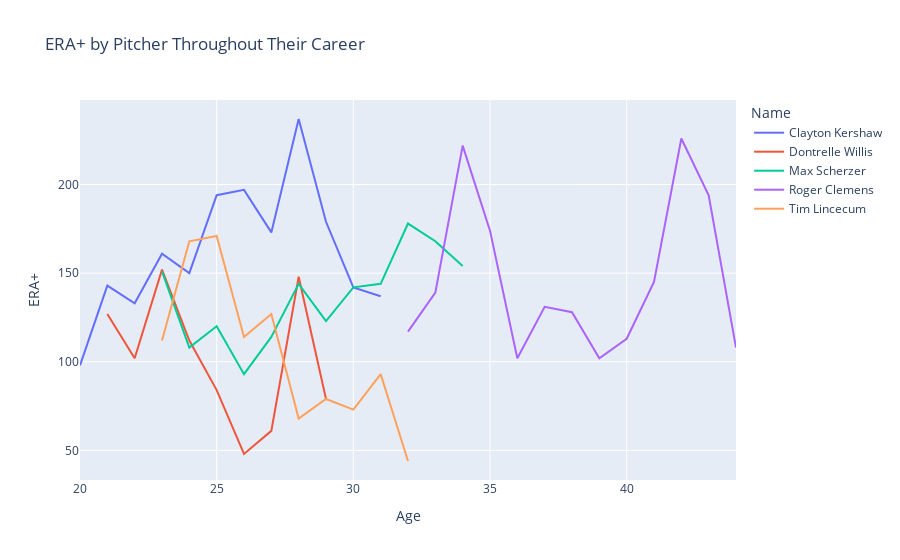

Notebook code cell kept with this figure:
### Code cell
df = df_pitcher.groupby(['Name', 'Age']).sum().reset_index() # we can use sum since there's one instance of the ratio per player per year
df = df[df.Name.isin(['Roger Clemens', 'Clayton Kershaw', 'Tim Lincecum', 'Dontrelle Willis', 'Max Scherzer'])] # filter for our players
fig = px.line(df, x="Age", y="ERA+", title = 'ERA+ by Pitcher Throughout Their Career', color = 'Name') # produce graph
fig.show() # show it

### Figure 1 — Plotly figure (JSON) as saved in the notebook; plotly's stock layout.template omitted (floating-point values rounded to 4 significant figures)
{"data": [{"hovertemplate": "Name=Clayton Kershaw<br>Age=%{x}<br>ERA+=%{y}<extra></extra>", "legendgroup": "Clayton Kershaw", "line": {"color": "#636efa", "dash": "solid"}, "mode": "lines", "name": "Clayton Kershaw", "orientation": "v", "showlegend": true, "type": "scatter", "x": [20, 21, 22, 23, 24, 25, 26, 27, 28, 29, 30, 31], "xaxis": "x", "y": [98, 143, 133, 161, 150, 194, 197, 173, 237, 179, 142, 137], "yaxis": "y"}, {"hovertemplate": "Name=Dontrelle Willis<br>Age=%{x}<br>ERA+=%{y}<extra></extra>", "legendgroup": "Dontrelle Willis", "line": {"color": "#EF553B", "dash": "solid"}, "mode": "lines", "name": "Dontrelle Willis", "orientation": "v", "showlegend": true, "type": "scatter", "x": [21, 22, 23, 24, 25, 26, 27, 28, 29], "xaxis": "x", "y": [127, 102, 152, 112, 84, 48, 61, 148, 79], "yaxis": "y"}, {"hovertemplate": "Name=Max Scherzer<br>Age=%{x}<br>ERA+=%{y}<extra></extra>", "legendgroup": "Max Scherzer", "line": {"color": "#00cc96", "dash": "solid"}, "mode": "lines", "name": "Max Scherzer", "orientation": "v", "showlegend": true, "type": "scatter", "x": [23, 24, 25, 26, 27, 28, 29, 30, 31, 32, 33, 34], "xaxis": "x", "y": [151, 108, 120, 93, 114, 144, 123, 142, 144, 178, 168, 154], "yaxis": "y"}, {"hovertemplate": "Name=Roger Clemens<br>Age=%{x}<br>ERA+=%{y}<extra></extra>", "legendgroup": "Roger Clemens", "line": {"color": "#ab63fa", "dash": "solid"}, "mode": "lines", "name": "Roger Clemens", "orientation": "v", "showlegend": true, "type": "scatter", "x": [32, 33, 34, 35, 36, 37, 38, 39, 40, 41, 42, 43, 44], "xaxis": "x", "y": [117, 139, 222, 174, 102, 131, 128, 102, 113, 145, 226, 194, 108], "yaxis": "y"}, {"hovertemplate": "Name=Tim Lincecum<br>Age=%{x}<br>ERA+=%{y}<extra></extra>", "legendgroup": "Tim Lincecum", "line": {"color": "#FFA15A", "dash": "solid"}, "mode": "lines", "name": "Tim Lincecum", "orientation": "v", "showlegend": true, "type": "scatter", "x": [23, 24, 25, 26, 27, 28, 29, 30, 31, 32], "xaxis": "x", "y": [112, 168, 171, 114, 127, 68, 79, 73, 93, 44], "yaxis": "y"}], "layout": {"legend": {"title": {"text": "Name"}, "tracegroupgap": 0}, "title": {"text": "ERA+ by Pitcher Throughout Their Career"}, "xaxis": {"anchor": "y", "domain": [0, 1], "title": {"text": "Age"}}, "yaxis": {"anchor": "x", "domain": [0, 1], "title": {"text": "ERA+"}}}}
